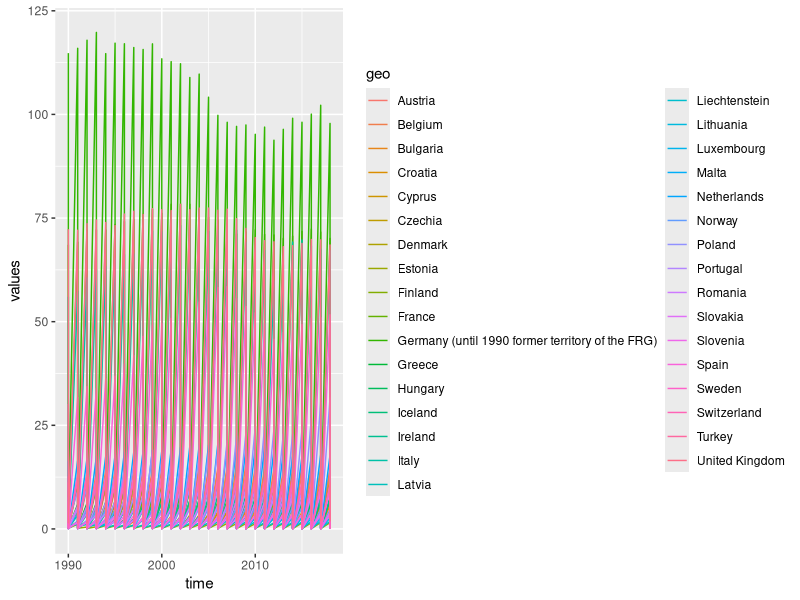
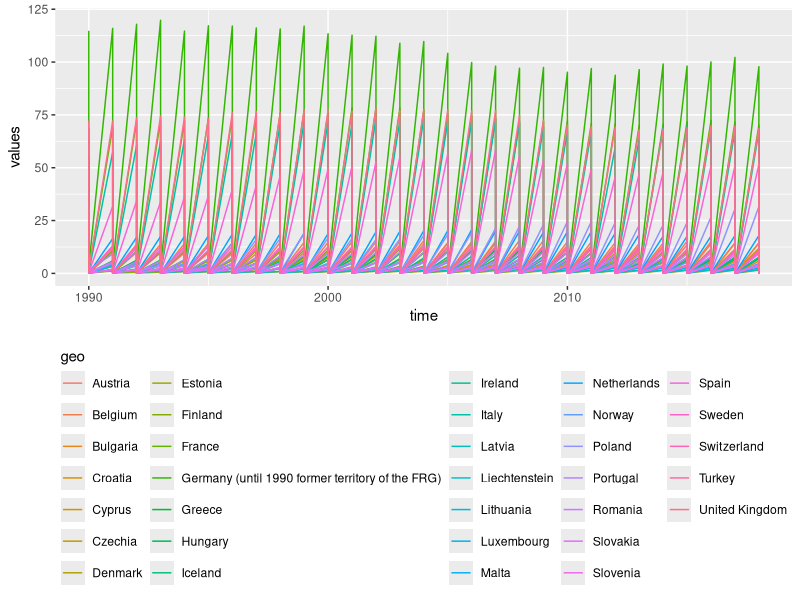
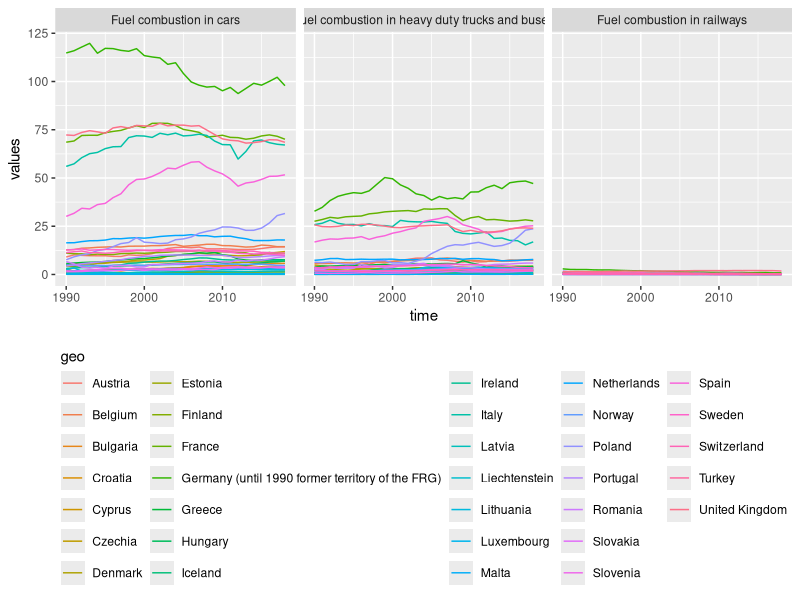
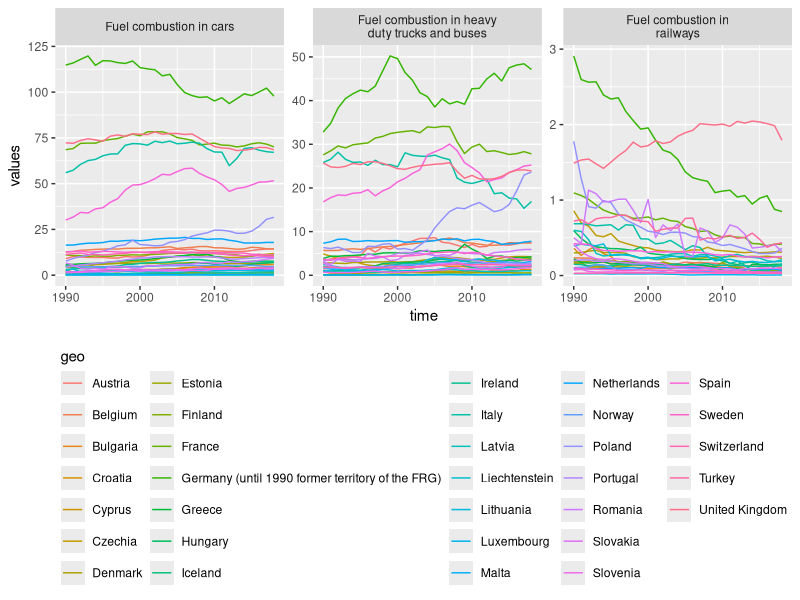
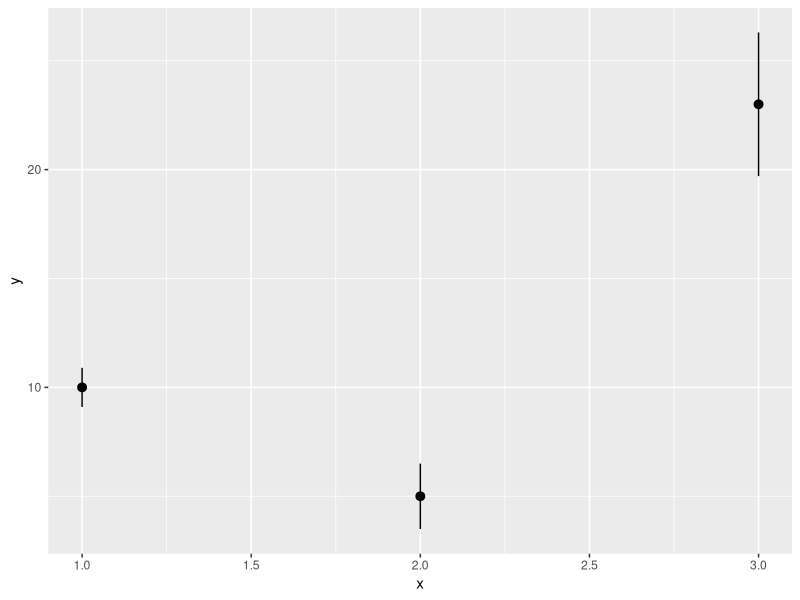
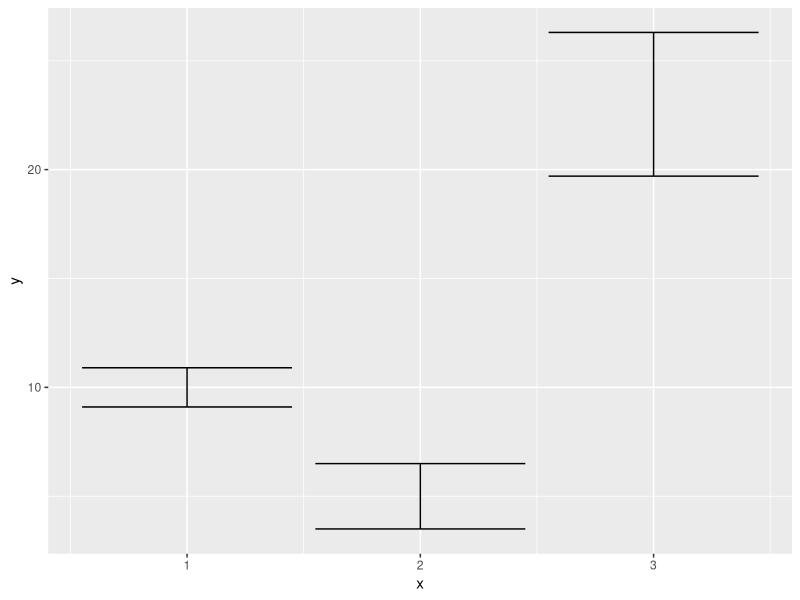
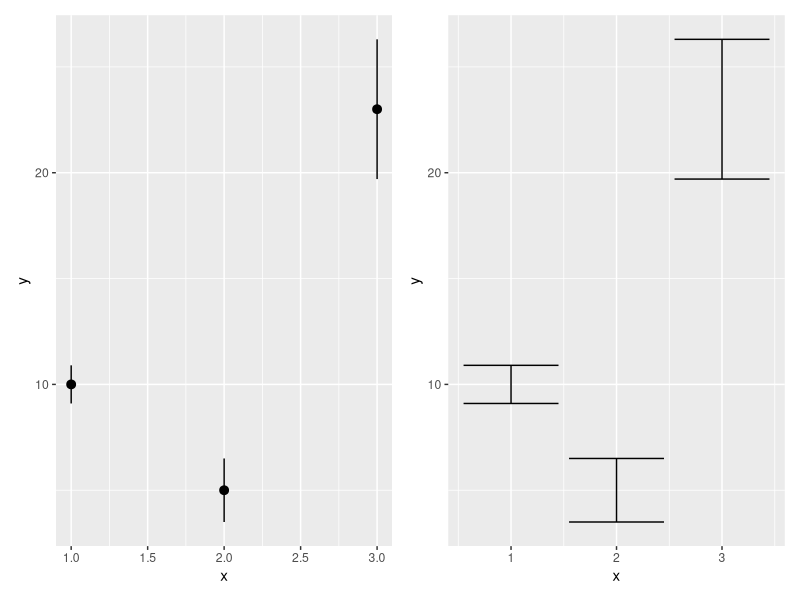
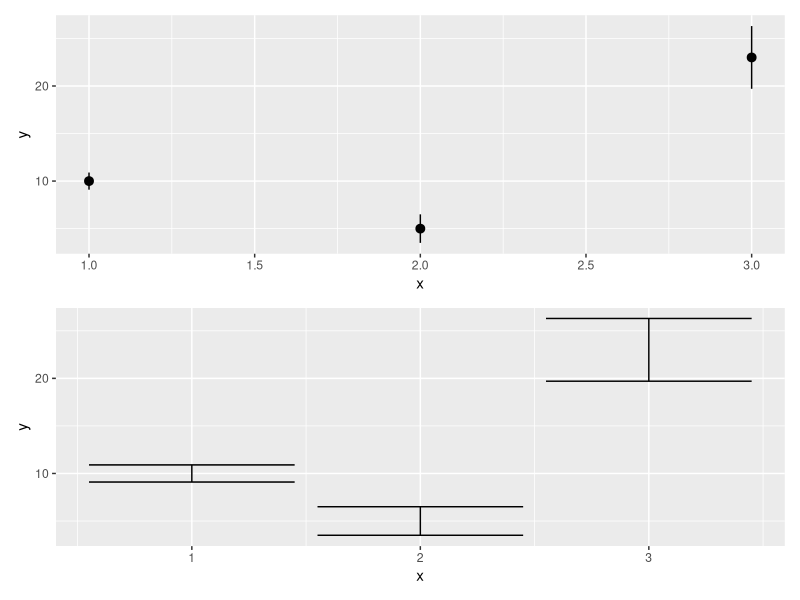

These charts were generated, in order, by the following R code:
## ---- chunk 1
library(tidyverse)
## ---- chunk 2
emissions <- read_delim(file = 'data/emissions.csv', delim = ';')
## ---- chunk 3
emissions
## ---- chunk 4
summary(emissions)
## ---- chunk 5
length(unique(emissions$geo))
## ---- chunk 6
ggplot(data = emissions, mapping = aes(x = time, y = values, colour = geo)) +
  geom_line()
## ---- chunk 7
ggplot(data = emissions, mapping = aes(x = time, y = values, colour = geo)) +
  geom_line() +
  theme(legend.position = "bottom") +
  guides(colour = guide_legend(title.position = "top"))
## ---- chunk 8
unique(emissions$vehicle)
## ---- chunk 9
ggplot(data = emissions, mapping = aes(x = time, y = values, colour = geo)) +
  geom_line() +
  facet_wrap(~vehicle) +
  theme(legend.position = "bottom") +
  guides(colour = guide_legend(title.position = "top"))
## ---- chunk 10
ggplot(data = emissions, mapping = aes(x = time, y = values, colour = geo)) +
  geom_line() +
  facet_wrap(~vehicle, scales = 'free_y', labeller = label_wrap_gen()) +
  theme(legend.position = "bottom") +
  guides(colour = guide_legend(title.position = "top"))
## ---- chunk 11
y <- c(10, 5, 23)
df <- tibble(x = 1:3, y = y, se = c(0.9, 1.5, 3.3))

basis_plot <- ggplot(df, aes(x, y, ymin = y - se, ymax = y + se))
basis_plot + geom_pointrange()
basis_plot + geom_errorbar()
## ---- chunk 12
class(basis_plot)
## ---- chunk 13
library(patchwork)

p1 <- basis_plot + geom_pointrange()
p2 <- basis_plot + geom_errorbar()

p1 + p2
## ---- chunk 14
p1 / p2
## ---- chunk 15
ggsave(filename = 'Fehlerbalken.pdf', device = 'pdf', width = 7, height = 5)
## ---- chunk 16
alles <- p1 + p2
ggsave(filename = 'Fehlerbalken_2.pdf', device = 'pdf', plot = alles, width = 7, height = 5)
## ---- chunk 17
library(tidyverse)
beteiligung <- read_delim('data/Wahlbeteiligung.csv', delim = ';')

bet <- ggplot(beteiligung, aes(x = Wahljahr, y = Bundesgebiet)) +
  geom_point() +
  geom_line() +
  labs(x = 'Jahr', y = 'Anteil (%)', title = 'Wahlbeteiligung Bundestagswahl, Bundesgebiet gesamt')

bet
## ---- chunk 18
zweitstimme <- read_delim('data/Zweitstimme_2017.csv', delim = ';')

zweitstimme$Partei <- as_factor(zweitstimme$Partei)

zweit <- ggplot(zweitstimme, aes(x = Partei, y = `Zweitstimme 2017`)) +
  geom_col(fill = c('black', 'red', 'magenta', 'darkgreen', 'yellow', 'blue', 'grey')) +
  labs(x = 'Partei', y = 'Anteil (%)', title = 'Zweitstimme Bundestagswahl 2017')


zweit
## ---- chunk 19
library(patchwork)

bet / zweit
